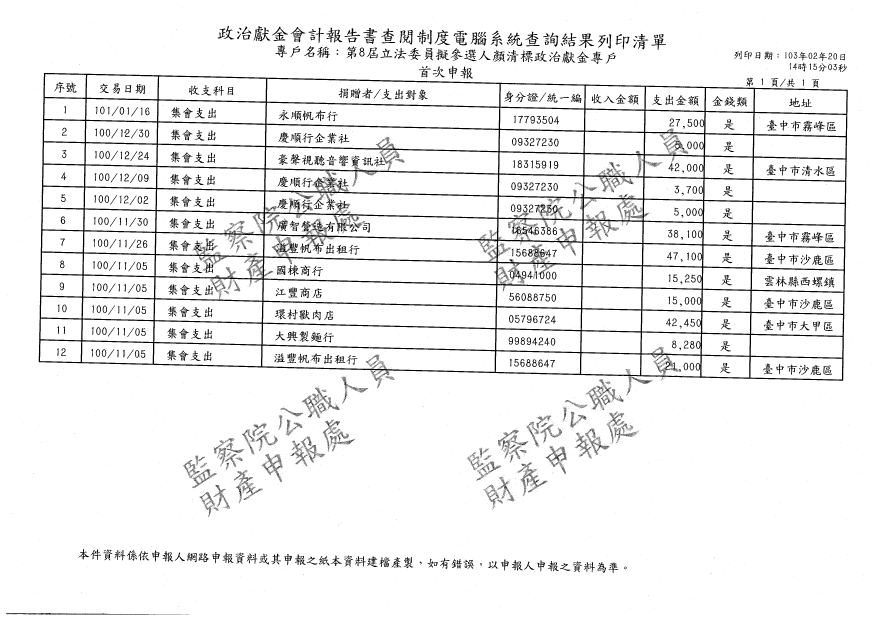
//> input picture sample/origin.png, 3510 x 2482 px (shown at 1/4 size)
$ ./pic2linesjson ../sample/origin.png 100 2 2   (built with g++ and OpenCV 4)
//> lines starting //> are read from the running program, lines starting //| are printed output that depends on the picture; after the words box and inside, x2 and y2 are one past the last pixel; in counts of white or black regions, pixels touching at a corner belong together
#include "opencv2/highgui/highgui.hpp"
#include <stdio.h>
#include "opencv2/imgproc/imgproc.hpp"

int main(int argc, char** argv)
{
    int threshold = 80;
    double minLineLength = 400;
    double maxLineGap = 10;
    if (argc > 2) {
        threshold = atoi(argv[2]);
    }
    if (argc > 3) {
        minLineLength = atof(argv[3]);
    }
    if (argc > 4) {
        maxLineGap = atof(argv[4]);
    }


    cv::Mat src1;
    src1 = cv::imread(argv[1], CV_LOAD_IMAGE_COLOR);
//> src1 is the input picture: 2482 rows x 3510 cols, CV_8UC3; 93.6% white; 15804 black regions (14231 under 20 px), largest, box (x1, y1, x2, y2) and area: (155, 292, 3391, 1523) 271517, (24, 2452, 724, 2458) 1868, (1092, 954, 1193, 1026) 1617

    cv::Mat img, output;
    cvtColor(src1, img, CV_BGR2GRAY);
    output = src1;
    cv::Size size(3, 3);
    cv::GaussianBlur(img, img, size, 0);
    adaptiveThreshold(img, img, 255, CV_ADAPTIVE_THRESH_MEAN_C, CV_THRESH_BINARY, 75, 10);
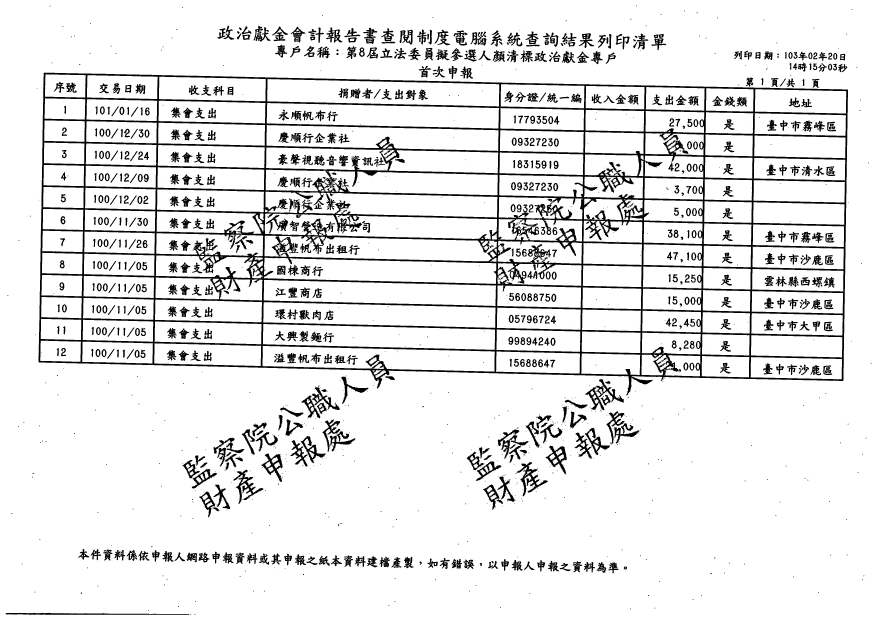
//> img: 2482 rows x 3510 cols, CV_8UC1 (shown at 1/4 size); 90.1% white; 2267 black regions (1395 under 20 px), largest, box (x1, y1, x2, y2) and area: (154, 291, 3392, 1582) 453907, (2341, 1517, 2496, 1641) 4261, (2066, 1847, 2191, 1986) 4174
    cv::bitwise_not(img, img);
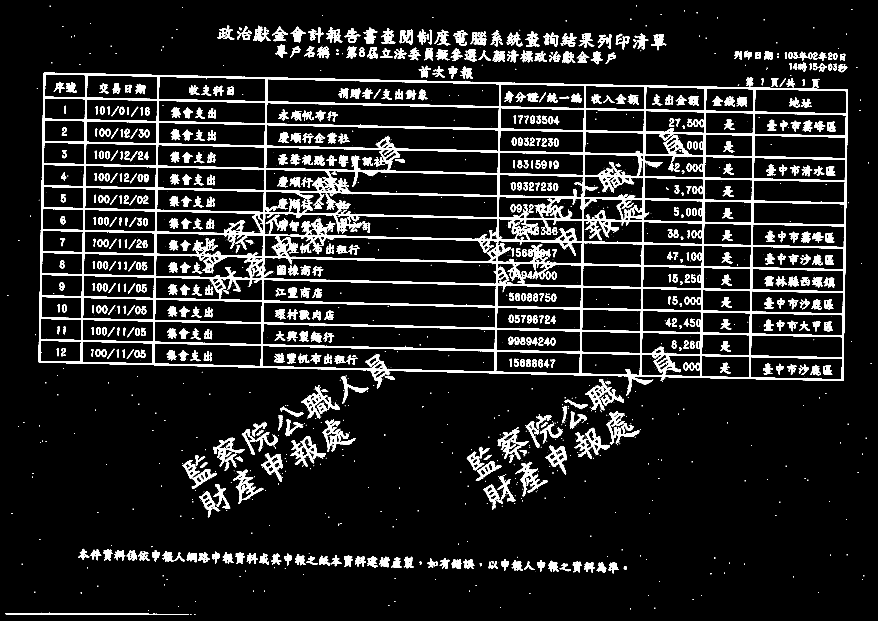
//> img: 2482 rows x 3510 cols, CV_8UC1 (shown at 1/4 size); 9.9% white; 2267 white regions (1395 under 20 px), largest, box (x1, y1, x2, y2) and area: (154, 291, 3392, 1582) 453907, (2341, 1517, 2496, 1641) 4261, (2066, 1847, 2191, 1986) 4174

    cv::vector<cv::Vec4i> lines;

    HoughLinesP(img, lines, 1, CV_PI / 180, threshold, minLineLength, maxLineGap);
//> lines = 26271 items
    cv::Size img_size;
    printf("{\"size\":[%d,%d],\"lines\":", img.size().width, img.size().height);
//| {"size":[3510,2482],"lines":

    printf("[");
    int start = 1;
    for( size_t i = 0; i < lines.size(); i++ ) {
        cv::Vec4i l = lines[i];
        if (start) {
            start = 0;
        } else {
            printf(",");
        }
        cv::line(output, cv::Point(l[0], l[1]), cv::Point(l[2], l[3]), cv::Scalar(0, 0, 255), 1);
        printf("[%d,%d,%d,%d]", l[0], l[1], l[2], l[3]);
    }
//> this loop made 26271 passes
//> l on passes 1 to 3: [662, 403, 2134, 428], [1410, 419, 3165, 449], [1570, 511, 3157, 538]
//| [662,403,2134,428],[1410,419,3165,449],[1570,511,3157,538],[1314,321,3120,352],[1526,326,3390,358],[995,314,2401,338],[2277,435,2317,435],[549,667,1853,689]
//> (output is shown up to pass 8 of 26271)
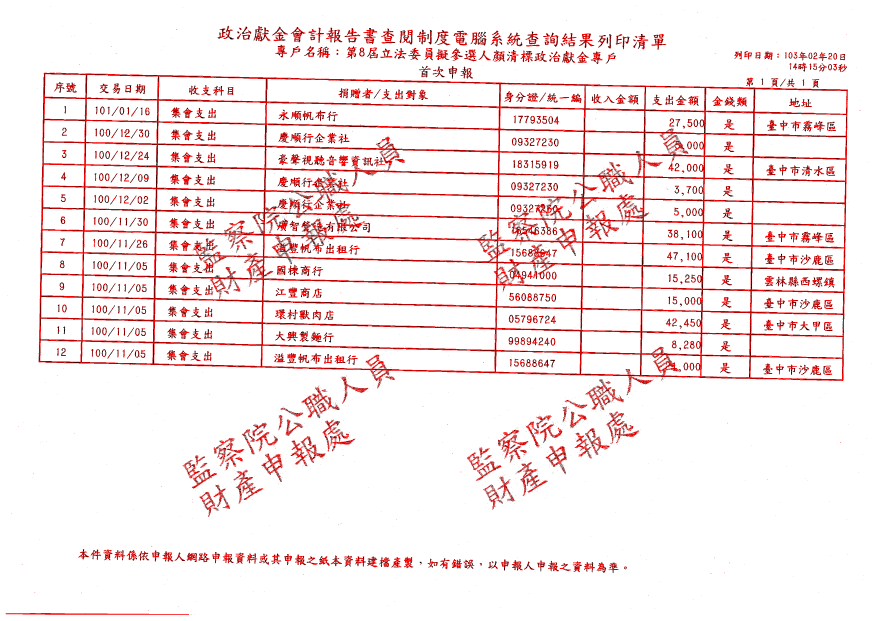
//> output: 2482 rows x 3510 cols, CV_8UC3 (shown at 1/4 size); mean B, G, R 233.4, 233.4, 248.8
//> after the loop, start = 0
    cv::imwrite("opencv.png", output);
    printf("]}\n");

    return 0;
}
